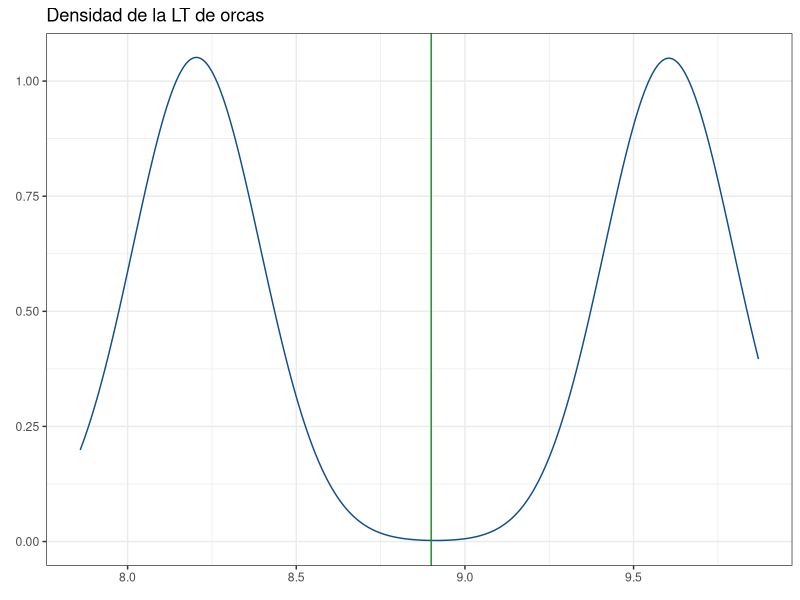
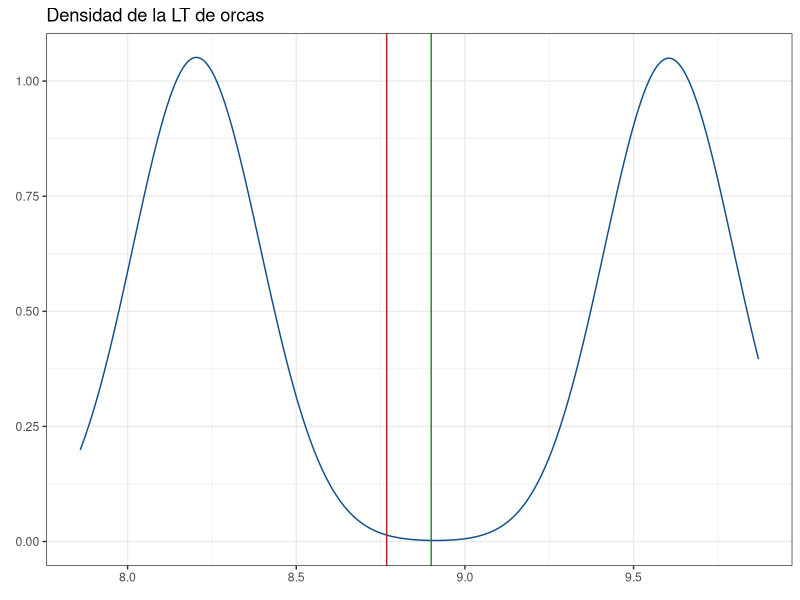
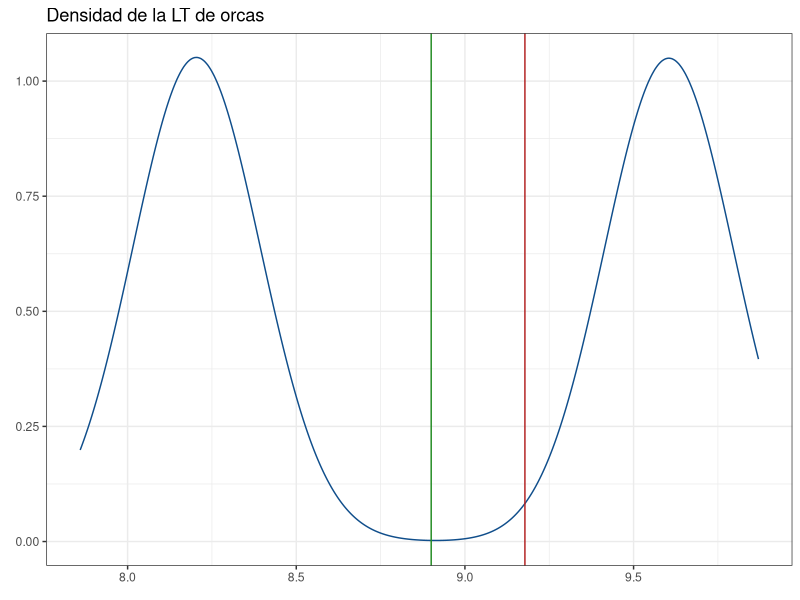
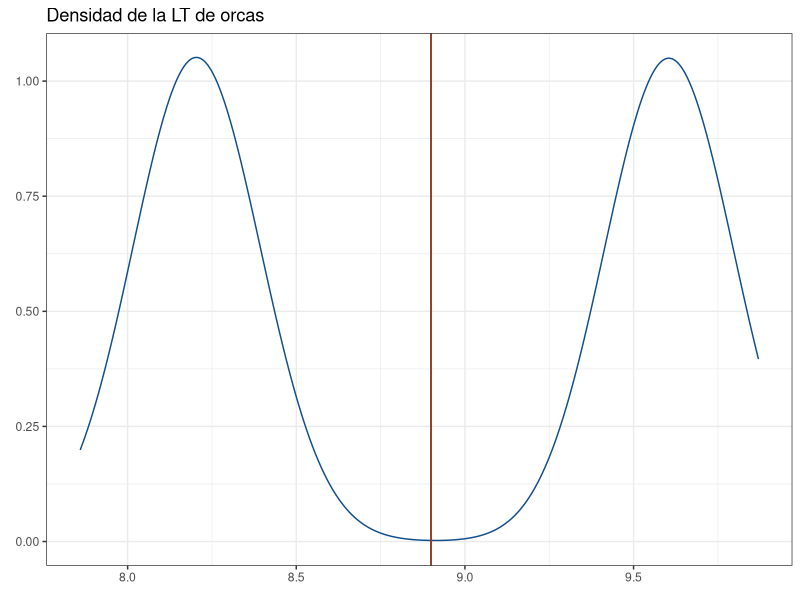
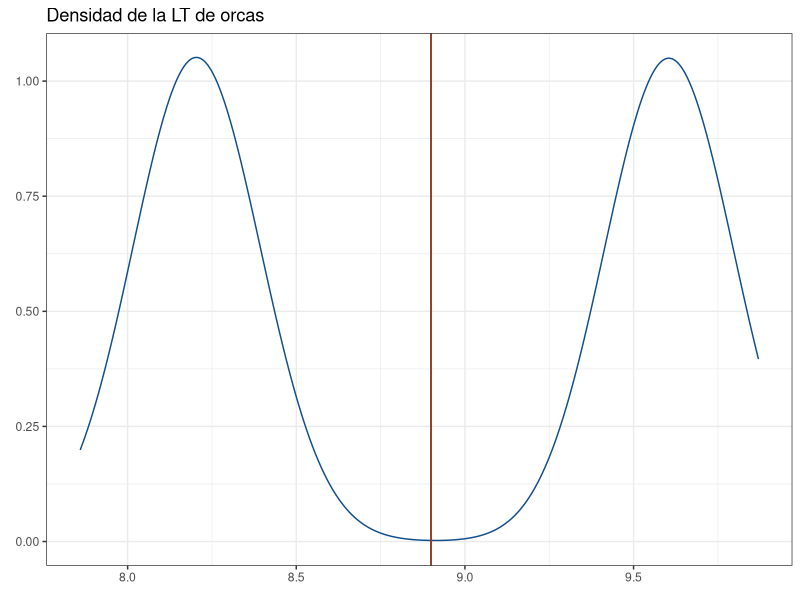
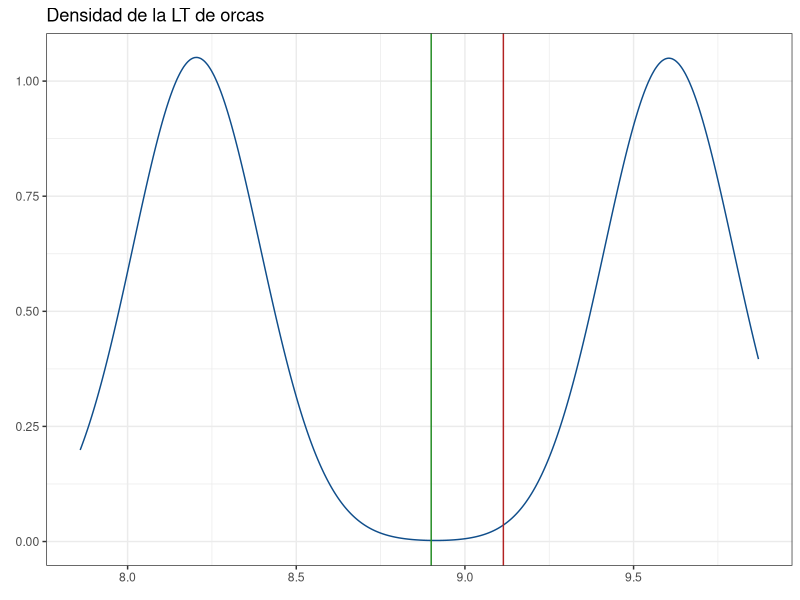

The R script that drew these images, in order:
## ---- chunk 1
machos <- rnorm(500, mean = 9.6, sd = 0.1)
hembras <- rnorm(500, mean = 8.2, sd = 0.1)
media_real <- mean(c(9.6, 8.2))
pobl <- data.frame(sexo = c(rep("M", 500), rep("H", 500)),
                   lt = c(machos, hembras))
## ---- chunk 2
library(ggplot2)
pobl_dens <- ggplot(data = pobl, aes(x = lt)) +
             geom_density(color = "dodgerblue4") +
             theme_bw() +
             geom_vline(xintercept = media_real,
                        color = "forestgreen") +
             labs(title = "Densidad de la LT de orcas",
                  x = element_blank(),
                  y = element_blank())
pobl_dens
## ---- chunk 3
ind <- round(runif(1, min = 1, max = 1000))
ind
pobl$lt[ind]
## ---- chunk 4
muestras <- sample(pobl$lt, size = 50, replace = FALSE)
head(muestras)
## ---- chunk 5
mean(muestras)
## ---- chunk 6
pobl_dens + geom_vline(xintercept = mean(muestras),
                       color = "firebrick")
## ---- chunk 7
muestras <- c(sample(machos, size = 35, replace = F),
              sample(hembras, size = 15, replace = F))
pobl_dens + geom_vline(xintercept = mean(muestras),
                       color = "Firebrick")
## ---- chunk 8
pobl_dens + geom_vline(xintercept = mean(c(mean(muestras[1:35]),
                                           mean(muestras[36:50]))),
                       color = "firebrick")
## ---- chunk 9
# Peso de cada estrato:
w <- c((500/1000), (500/1000))
m <- c(mean(muestras[1:35]), mean(muestras[36:50]))

pobl_dens + geom_vline(xintercept = sum(w*m), color = "Firebrick")
## ---- chunk 10
muestras <- c(sample(machos, size = 10, replace = F),
              sample(hembras, size = 5, replace = F))

pobl_dens + geom_vline(xintercept = mean(c(muestras[1:10],
                                           muestras[11:15])),
                       color = "Firebrick")
## ---- chunk 11
n <- ((1.96^2)*(0.1^2))/0.05^2
round(n)
## ---- chunk 12
d <- sqrt(((1.96^2)*(0.1^2))/5)
d
